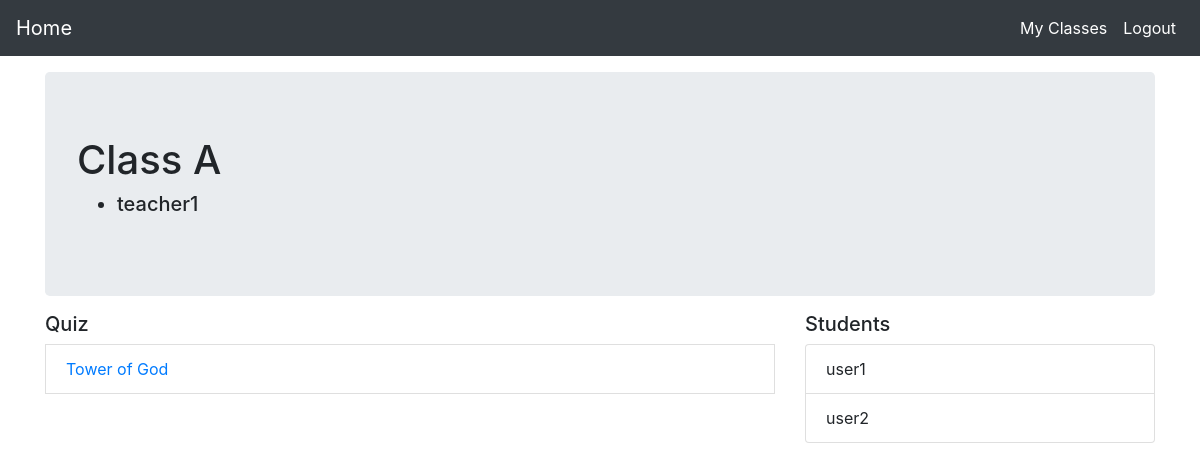
Page /quiz/class_view/1 (signed in) on the earlier database version.
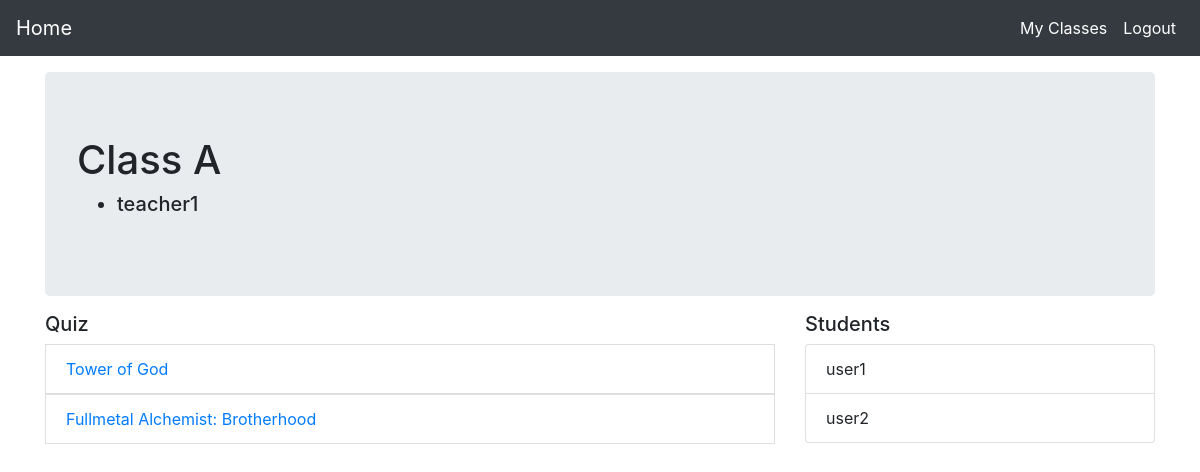
Same page on the later database version.
### quiz/models.py (models this page shows, shortened)
class Quiz(models.Model):
    title = models.CharField(max_length=250)
    description = models.TextField()
    classes = models.ManyToManyField(Class)
    make_visible = models.BooleanField(default=False)
    total_questions = models.IntegerField(primary_key=False,default=0)

### quiz/views.py (the view)
# urls.py: path('class_view/<int:class_pk>',views.classView,name='classView'),
@login_required
def classView(request,class_pk):
    class_obj = get_object_or_404(Class,pk=class_pk)
    if str(request.user.job.status) == 'student':
        quiz_list = list(Quiz.objects.filter(make_visible=True).filter(classes=class_obj))
    else :
        quiz_list = list(Quiz.objects.filter(classes=class_obj))
    participant_list = class_obj.user.all()
    teacher_list = []
    student_list = []
    for each_user in participant_list :
        if each_user.is_superuser :
            pass
        elif str(each_user.job.status)== 'student' :
            student_list.append(each_user)
        elif str(each_user.job.status)== 'teacher' :
            teacher_list.append(each_user)
    context = {
        'class_obj':class_obj,
        'student_list':student_list,
        'teacher_list':teacher_list,
        'quiz_list':quiz_list
    }
    return render(request,'quiz/class_view.html',context)

### templates/quiz/class_view.html
{% extends "./base.html" %}
{% block content %}
<div class="container">
    <div class="jumbotron my-3">
        <h1>
            {{class_obj.class_name}}
        </h1>
        <h5>
            <ul>
                {% for each_teacher in teacher_list %}
                <li>{{each_teacher}}</li>
                {% endfor %}
            </ul>
        </h5>
    </div>
    <div class="row">
        <div class="col-md-8">
            <h5>Quiz</h5>
            <ul class="list-group">
                {% for quiz in quiz_list %}
                <a href="{% url 'quiz:quizInfoTeacherView' quiz.id %}">
                    <li class="list-group-item">{{quiz.title}}</li>
                </a>
                {% endfor %}
            </ul>
        </div>
        <div class="col-md-4">
            <h5>Students </h2>
                <ul class="list-group">
                    {% for each_student in student_list %}
                    <li class="list-group-item">{{each_student}}</li>
                    {% endfor %}
                </ul>
        </div>
    </div>
</div>
{% endblock %}

Differences in the rows shown:
added Quiz: title "Fullmetal Alchemist: Brotherhood"
